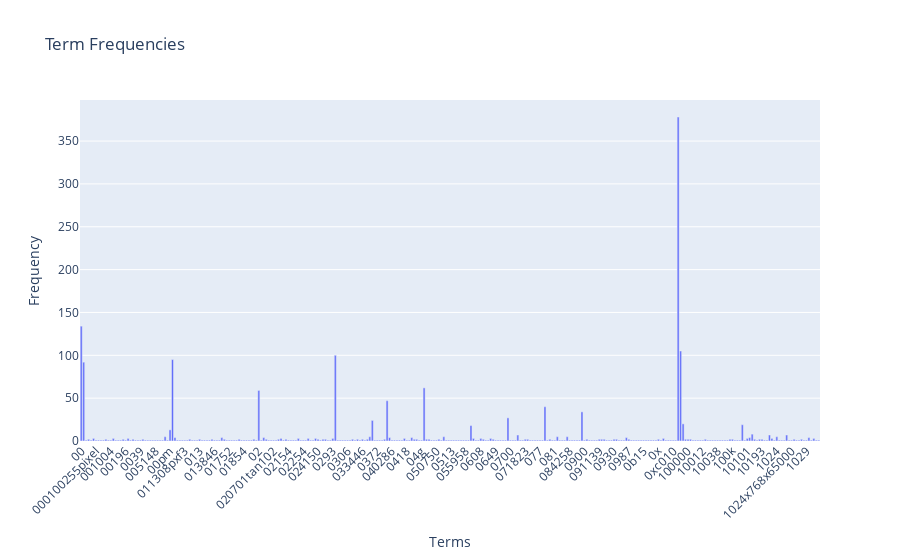

Source (notebook cell):
### Code cell
# Create a DataFrame for the top 300 terms and their frequencies
data = {
    'Terms': count_vect.get_feature_names_out()[:300],
    'Frequencies': term_frequencies[:300]
}

# Create a bar plot using Plotly
fig = px.bar(data, x='Terms', y='Frequencies', labels={'Frequencies': 'Frequency'}, title='Term Frequencies')

# Rotate x-axis labels for better readability
fig.update_layout(xaxis_tickangle=-45)

# Show the plot
fig.show()

### Figure 1 — Plotly figure (JSON) as saved in the notebook; plotly's stock layout.template omitted (floating-point values rounded to 4 significant figures; data arrays with more than 128 entries replaced by an {"elided": "..."} marker saying what was removed)
{"data": [{"alignmentgroup": "True", "hovertemplate": "Terms=%{x}<br>Frequency=%{y}<extra></extra>", "legendgroup": "", "marker": {"color": "#636efa", "pattern": {"shape": ""}}, "name": "", "offsetgroup": "", "orientation": "v", "showlegend": false, "textposition": "auto", "type": "bar", "x": {"elided": "300 str values"}, "xaxis": "x", "y": {"elided": "300 int values"}, "yaxis": "y"}], "layout": {"barmode": "relative", "legend": {"tracegroupgap": 0}, "title": {"text": "Term Frequencies"}, "xaxis": {"anchor": "y", "domain": [0, 1], "tickangle": -45, "title": {"text": "Terms"}}, "yaxis": {"anchor": "x", "domain": [0, 1], "title": {"text": "Frequency"}}}}
